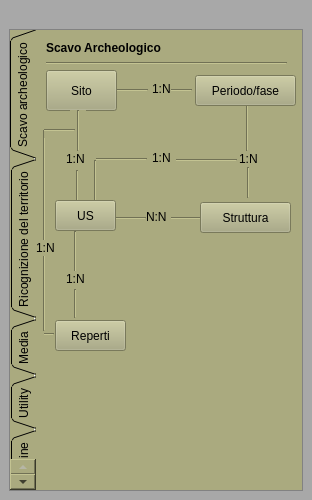
<?xml version="1.0" encoding="UTF-8"?>
<ui version="4.0">
 <class>PyarchinitPlugin</class>
 <widget class="QDockWidget" name="PyarchinitPlugin">
  <property name="geometry">
   <rect>
    <x>0</x>
    <y>0</y>
    <width>312</width>
    <height>500</height>
   </rect>
  </property>
  <property name="windowIcon">
   <iconset resource="resources.qrc">
    <normaloff>:/icons/pai_us.png</normaloff>:/icons/pai_us.png</iconset>
  </property>
  <property name="styleSheet">
   <string notr="true">background-color: qlineargradient(spread:reflect, x1:0, y1:0, x2:1, y2:0, stop:0 rgba(99, 138, 146, 255), stop:1 rgba(255, 255, 255, 255));
background-color: rgb(112, 112, 84);
background-color: rgb(168, 168, 168);</string>
  </property>
  <property name="locale">
   <locale language="English" country="UnitedStates"/>
  </property>
  <property name="windowTitle">
   <string>pyArchInit - Archaeological Data Management</string>
  </property>
  <widget class="QWidget" name="dockWidgetContents">
   <layout class="QGridLayout" name="gridLayout">
    <item row="1" column="0">
     <widget class="QScrollArea" name="scrollArea">
      <property name="verticalScrollBarPolicy">
       <enum>Qt::ScrollBarAlwaysOff</enum>
      </property>
      <property name="horizontalScrollBarPolicy">
       <enum>Qt::ScrollBarAlwaysOff</enum>
      </property>
      <property name="sizeAdjustPolicy">
       <enum>QAbstractScrollArea::AdjustToContents</enum>
      </property>
      <property name="widgetResizable">
       <bool>true</bool>
      </property>
      <widget class="QWidget" name="scrollAreaWidgetContents">
       <property name="geometry">
        <rect>
         <x>0</x>
         <y>0</y>
         <width>286</width>
         <height>571</height>
        </rect>
       </property>
       <layout class="QGridLayout" name="gridLayout_2">
        <property name="leftMargin">
         <number>0</number>
        </property>
        <property name="topMargin">
         <number>0</number>
        </property>
        <property name="rightMargin">
         <number>0</number>
        </property>
        <property name="bottomMargin">
         <number>0</number>
        </property>
        <item row="0" column="0">
         <widget class="QTabWidget" name="tabWidget">
          <property name="font">
           <font>
            <weight>50</weight>
            <bold>false</bold>
           </font>
          </property>
          <property name="mouseTracking">
           <bool>false</bool>
          </property>
          <property name="focusPolicy">
           <enum>Qt::TabFocus</enum>
          </property>
          <property name="autoFillBackground">
           <bool>false</bool>
          </property>
          <property name="styleSheet">
           <string notr="true">background-color: rgb(170, 170, 127);
border-color: rgb(116, 116, 87);
selection-color: rgb(140, 140, 105);</string>
          </property>
          <property name="tabPosition">
           <enum>QTabWidget::West</enum>
          </property>
          <property name="tabShape">
           <enum>QTabWidget::Triangular</enum>
          </property>
          <property name="currentIndex">
           <number>0</number>
          </property>
          <property name="elideMode">
           <enum>Qt::ElideNone</enum>
          </property>
          <property name="documentMode">
           <bool>true</bool>
          </property>
          <property name="tabsClosable">
           <bool>false</bool>
          </property>
          <property name="movable">
           <bool>false</bool>
          </property>
          <widget class="QWidget" name="services">
           <attribute name="title">
            <string>Scavo archeologico</string>
           </attribute>
           <widget class="QPushButton" name="btnStrutturatable">
            <property name="geometry">
             <rect>
              <x>164</x>
              <y>172</y>
              <width>91</width>
              <height>31</height>
             </rect>
            </property>
            <property name="text">
             <string>Struttura</string>
            </property>
            <property name="icon">
             <iconset resource="resources.qrc">
              <normaloff>:/icons/iconStrutt.png</normaloff>:/icons/iconStrutt.png</iconset>
            </property>
            <property name="iconSize">
             <size>
              <width>20</width>
              <height>80</height>
             </size>
            </property>
           </widget>
           <widget class="Line" name="line">
            <property name="geometry">
             <rect>
              <x>69</x>
              <y>180</y>
              <width>41</width>
              <height>16</height>
             </rect>
            </property>
            <property name="orientation">
             <enum>Qt::Horizontal</enum>
            </property>
           </widget>
           <widget class="QLabel" name="label">
            <property name="geometry">
             <rect>
              <x>110</x>
              <y>179</y>
              <width>22</width>
              <height>16</height>
             </rect>
            </property>
            <property name="text">
             <string>N:N</string>
            </property>
           </widget>
           <widget class="Line" name="line_2">
            <property name="geometry">
             <rect>
              <x>135</x>
              <y>178</y>
              <width>31</width>
              <height>20</height>
             </rect>
            </property>
            <property name="orientation">
             <enum>Qt::Horizontal</enum>
            </property>
           </widget>
           <widget class="QLabel" name="label_2">
            <property name="geometry">
             <rect>
              <x>116</x>
              <y>51</y>
              <width>21</width>
              <height>16</height>
             </rect>
            </property>
            <property name="text">
             <string>1:N</string>
            </property>
           </widget>
           <widget class="Line" name="line_3">
            <property name="geometry">
             <rect>
              <x>81</x>
              <y>52</y>
              <width>31</width>
              <height>16</height>
             </rect>
            </property>
            <property name="orientation">
             <enum>Qt::Horizontal</enum>
            </property>
           </widget>
           <widget class="Line" name="line_4">
            <property name="geometry">
             <rect>
              <x>135</x>
              <y>50</y>
              <width>21</width>
              <height>20</height>
             </rect>
            </property>
            <property name="orientation">
             <enum>Qt::Horizontal</enum>
            </property>
           </widget>
           <widget class="QLabel" name="label_3">
            <property name="geometry">
             <rect>
              <x>30</x>
              <y>121</y>
              <width>21</width>
              <height>16</height>
             </rect>
            </property>
            <property name="text">
             <string>1:N</string>
            </property>
           </widget>
           <widget class="Line" name="line_5">
            <property name="geometry">
             <rect>
              <x>34</x>
              <y>80</y>
              <width>16</width>
              <height>41</height>
             </rect>
            </property>
            <property name="orientation">
             <enum>Qt::Vertical</enum>
            </property>
           </widget>
           <widget class="Line" name="line_6">
            <property name="geometry">
             <rect>
              <x>33</x>
              <y>140</y>
              <width>16</width>
              <height>31</height>
             </rect>
            </property>
            <property name="orientation">
             <enum>Qt::Vertical</enum>
            </property>
           </widget>
           <widget class="QLabel" name="label_4">
            <property name="geometry">
             <rect>
              <x>203</x>
              <y>121</y>
              <width>21</width>
              <height>16</height>
             </rect>
            </property>
            <property name="text">
             <string>1:N</string>
            </property>
           </widget>
           <widget class="Line" name="line_7">
            <property name="geometry">
             <rect>
              <x>201</x>
              <y>70</y>
              <width>20</width>
              <height>51</height>
             </rect>
            </property>
            <property name="orientation">
             <enum>Qt::Vertical</enum>
            </property>
           </widget>
           <widget class="QLabel" name="label_5">
            <property name="geometry">
             <rect>
              <x>116</x>
              <y>120</y>
              <width>21</width>
              <height>16</height>
             </rect>
            </property>
            <property name="text">
             <string>1:N</string>
            </property>
           </widget>
           <widget class="Line" name="line_10">
            <property name="geometry">
             <rect>
              <x>49</x>
              <y>130</y>
              <width>20</width>
              <height>41</height>
             </rect>
            </property>
            <property name="orientation">
             <enum>Qt::Vertical</enum>
            </property>
           </widget>
           <widget class="Line" name="line_11">
            <property name="geometry">
             <rect>
              <x>60</x>
              <y>121</y>
              <width>51</width>
              <height>16</height>
             </rect>
            </property>
            <property name="orientation">
             <enum>Qt::Horizontal</enum>
            </property>
           </widget>
           <widget class="Line" name="line_12">
            <property name="geometry">
             <rect>
              <x>140</x>
              <y>120</y>
              <width>61</width>
              <height>20</height>
             </rect>
            </property>
            <property name="orientation">
             <enum>Qt::Horizontal</enum>
            </property>
           </widget>
           <widget class="QPushButton" name="btnUStable">
            <property name="geometry">
             <rect>
              <x>19</x>
              <y>170</y>
              <width>61</width>
              <height>31</height>
             </rect>
            </property>
            <property name="text">
             <string>US</string>
            </property>
            <property name="icon">
             <iconset resource="resources.qrc">
              <normaloff>:/icons/iconPAI.png</normaloff>:/icons/iconPAI.png</iconset>
            </property>
            <property name="iconSize">
             <size>
              <width>25</width>
              <height>25</height>
             </size>
            </property>
           </widget>
           <widget class="Line" name="line_13">
            <property name="geometry">
             <rect>
              <x>31</x>
              <y>201</y>
              <width>16</width>
              <height>41</height>
             </rect>
            </property>
            <property name="orientation">
             <enum>Qt::Vertical</enum>
            </property>
           </widget>
           <widget class="QLabel" name="label_8">
            <property name="geometry">
             <rect>
              <x>30</x>
              <y>241</y>
              <width>21</width>
              <height>16</height>
             </rect>
            </property>
            <property name="text">
             <string>1:N</string>
            </property>
           </widget>
           <widget class="QPushButton" name="btnReptable">
            <property name="geometry">
             <rect>
              <x>19</x>
              <y>290</y>
              <width>71</width>
              <height>31</height>
             </rect>
            </property>
            <property name="styleSheet">
             <string notr="true">background-color: rgb(170, 170, 127);</string>
            </property>
            <property name="text">
             <string>Reperti</string>
            </property>
            <property name="icon">
             <iconset resource="resources.qrc">
              <normaloff>:/icons/finds.png</normaloff>:/icons/finds.png</iconset>
            </property>
            <property name="iconSize">
             <size>
              <width>25</width>
              <height>25</height>
             </size>
            </property>
           </widget>
           <widget class="Line" name="line_14">
            <property name="geometry">
             <rect>
              <x>38</x>
              <y>259</y>
              <width>3</width>
              <height>29</height>
             </rect>
            </property>
            <property name="orientation">
             <enum>Qt::Vertical</enum>
            </property>
           </widget>
           <widget class="Line" name="line_15">
            <property name="geometry">
             <rect>
              <x>0</x>
              <y>100</y>
              <width>16</width>
              <height>201</height>
             </rect>
            </property>
            <property name="orientation">
             <enum>Qt::Vertical</enum>
            </property>
           </widget>
           <widget class="Line" name="line_16">
            <property name="geometry">
             <rect>
              <x>8</x>
              <y>92</y>
              <width>31</width>
              <height>16</height>
             </rect>
            </property>
            <property name="orientation">
             <enum>Qt::Horizontal</enum>
            </property>
           </widget>
           <widget class="QLabel" name="label_11">
            <property name="geometry">
             <rect>
              <x>10</x>
              <y>10</y>
              <width>241</width>
              <height>16</height>
             </rect>
            </property>
            <property name="font">
             <font>
              <weight>75</weight>
              <bold>true</bold>
             </font>
            </property>
            <property name="text">
             <string>Scavo Archeologico</string>
            </property>
           </widget>
           <widget class="Line" name="line_25">
            <property name="geometry">
             <rect>
              <x>10</x>
              <y>26</y>
              <width>241</width>
              <height>14</height>
             </rect>
            </property>
            <property name="orientation">
             <enum>Qt::Horizontal</enum>
            </property>
           </widget>
           <widget class="QPushButton" name="btnSitotable">
            <property name="geometry">
             <rect>
              <x>10</x>
              <y>40</y>
              <width>71</width>
              <height>41</height>
             </rect>
            </property>
            <property name="sizePolicy">
             <sizepolicy hsizetype="Minimum" vsizetype="Preferred">
              <horstretch>0</horstretch>
              <verstretch>0</verstretch>
             </sizepolicy>
            </property>
            <property name="minimumSize">
             <size>
              <width>0</width>
              <height>0</height>
             </size>
            </property>
            <property name="maximumSize">
             <size>
              <width>16777215</width>
              <height>80</height>
             </size>
            </property>
            <property name="baseSize">
             <size>
              <width>0</width>
              <height>0</height>
             </size>
            </property>
            <property name="text">
             <string>Sito</string>
            </property>
            <property name="icon">
             <iconset resource="resources.qrc">
              <normaloff>:/icons/iconSite.png</normaloff>:/icons/iconSite.png</iconset>
            </property>
            <property name="iconSize">
             <size>
              <width>20</width>
              <height>100</height>
             </size>
            </property>
           </widget>
           <widget class="QPushButton" name="btnPeriodotable">
            <property name="geometry">
             <rect>
              <x>159</x>
              <y>45</y>
              <width>101</width>
              <height>31</height>
             </rect>
            </property>
            <property name="styleSheet">
             <string notr="true"/>
            </property>
            <property name="text">
             <string>Periodo/fase</string>
            </property>
            <property name="icon">
             <iconset resource="resources.qrc">
              <normaloff>:/icons/iconPER.png</normaloff>:/icons/iconPER.png</iconset>
            </property>
            <property name="iconSize">
             <size>
              <width>20</width>
              <height>20</height>
             </size>
            </property>
           </widget>
           <widget class="Line" name="line_28">
            <property name="geometry">
             <rect>
              <x>204</x>
              <y>137</y>
              <width>16</width>
              <height>31</height>
             </rect>
            </property>
            <property name="orientation">
             <enum>Qt::Vertical</enum>
            </property>
           </widget>
           <widget class="Line" name="line_8">
            <property name="geometry">
             <rect>
              <x>8</x>
              <y>296</y>
              <width>10</width>
              <height>16</height>
             </rect>
            </property>
            <property name="orientation">
             <enum>Qt::Horizontal</enum>
            </property>
           </widget>
           <widget class="QLabel" name="label_14">
            <property name="geometry">
             <rect>
              <x>0</x>
              <y>210</y>
              <width>21</width>
              <height>16</height>
             </rect>
            </property>
            <property name="text">
             <string>1:N</string>
            </property>
           </widget>
           <zorder>line_8</zorder>
           <zorder>line_2</zorder>
           <zorder>btnSitotable</zorder>
           <zorder>line_11</zorder>
           <zorder>line_7</zorder>
           <zorder>line</zorder>
           <zorder>label</zorder>
           <zorder>label_2</zorder>
           <zorder>line_3</zorder>
           <zorder>line_4</zorder>
           <zorder>label_3</zorder>
           <zorder>line_5</zorder>
           <zorder>line_6</zorder>
           <zorder>label_4</zorder>
           <zorder>label_5</zorder>
           <zorder>line_10</zorder>
           <zorder>line_12</zorder>
           <zorder>line_13</zorder>
           <zorder>label_8</zorder>
           <zorder>line_14</zorder>
           <zorder>line_15</zorder>
           <zorder>line_16</zorder>
           <zorder>line_25</zorder>
           <zorder>btnPeriodotable</zorder>
           <zorder>line_28</zorder>
           <zorder>btnStrutturatable</zorder>
           <zorder>btnUStable</zorder>
           <zorder>btnReptable</zorder>
           <zorder>label_14</zorder>
           <zorder>label_11</zorder>
          </widget>
          <widget class="QWidget" name="tab">
           <attribute name="title">
            <string>Ricognizione del territorio</string>
           </attribute>
           <widget class="Line" name="line_18">
            <property name="geometry">
             <rect>
              <x>111</x>
              <y>90</y>
              <width>16</width>
              <height>41</height>
             </rect>
            </property>
            <property name="orientation">
             <enum>Qt::Vertical</enum>
            </property>
           </widget>
           <widget class="QLabel" name="label_9">
            <property name="geometry">
             <rect>
              <x>110</x>
              <y>131</y>
              <width>21</width>
              <height>16</height>
             </rect>
            </property>
            <property name="text">
             <string>1:N</string>
            </property>
           </widget>
           <widget class="Line" name="line_19">
            <property name="geometry">
             <rect>
              <x>107</x>
              <y>270</y>
              <width>16</width>
              <height>31</height>
             </rect>
            </property>
            <property name="orientation">
             <enum>Qt::Vertical</enum>
            </property>
           </widget>
           <widget class="Line" name="line_20">
            <property name="geometry">
             <rect>
              <x>108</x>
              <y>210</y>
              <width>16</width>
              <height>41</height>
             </rect>
            </property>
            <property name="orientation">
             <enum>Qt::Vertical</enum>
            </property>
           </widget>
           <widget class="QPushButton" name="btnReptable_2">
            <property name="geometry">
             <rect>
              <x>96</x>
              <y>300</y>
              <width>71</width>
              <height>31</height>
             </rect>
            </property>
            <property name="styleSheet">
             <string notr="true">background-color: rgb(170, 170, 127);</string>
            </property>
            <property name="text">
             <string>Reperti</string>
            </property>
            <property name="icon">
             <iconset resource="resources.qrc">
              <normaloff>:/icons/finds.png</normaloff>:/icons/finds.png</iconset>
            </property>
            <property name="iconSize">
             <size>
              <width>25</width>
              <height>25</height>
             </size>
            </property>
           </widget>
           <widget class="Line" name="line_21">
            <property name="geometry">
             <rect>
              <x>77</x>
              <y>110</y>
              <width>16</width>
              <height>201</height>
             </rect>
            </property>
            <property name="orientation">
             <enum>Qt::Vertical</enum>
            </property>
           </widget>
           <widget class="QPushButton" name="btnUTtable">
            <property name="geometry">
             <rect>
              <x>90</x>
              <y>180</y>
              <width>61</width>
              <height>31</height>
             </rect>
            </property>
            <property name="text">
             <string>UT</string>
            </property>
            <property name="icon">
             <iconset resource="resources.qrc">
              <normaloff>:/icons/iconUT.png</normaloff>:/icons/iconUT.png</iconset>
            </property>
            <property name="iconSize">
             <size>
              <width>25</width>
              <height>25</height>
             </size>
            </property>
           </widget>
           <widget class="QLabel" name="label_10">
            <property name="geometry">
             <rect>
              <x>107</x>
              <y>251</y>
              <width>21</width>
              <height>16</height>
             </rect>
            </property>
            <property name="text">
             <string>1:N</string>
            </property>
           </widget>
           <widget class="QPushButton" name="btnSitotable_2">
            <property name="geometry">
             <rect>
              <x>87</x>
              <y>50</y>
              <width>71</width>
              <height>41</height>
             </rect>
            </property>
            <property name="sizePolicy">
             <sizepolicy hsizetype="Minimum" vsizetype="Preferred">
              <horstretch>0</horstretch>
              <verstretch>0</verstretch>
             </sizepolicy>
            </property>
            <property name="minimumSize">
             <size>
              <width>0</width>
              <height>0</height>
             </size>
            </property>
            <property name="maximumSize">
             <size>
              <width>16777215</width>
              <height>80</height>
             </size>
            </property>
            <property name="baseSize">
             <size>
              <width>0</width>
              <height>0</height>
             </size>
            </property>
            <property name="text">
             <string>Sito</string>
            </property>
            <property name="icon">
             <iconset resource="resources.qrc">
              <normaloff>:/icons/iconSite.png</normaloff>:/icons/iconSite.png</iconset>
            </property>
            <property name="iconSize">
             <size>
              <width>20</width>
              <height>100</height>
             </size>
            </property>
           </widget>
           <widget class="Line" name="line_22">
            <property name="geometry">
             <rect>
              <x>85</x>
              <y>102</y>
              <width>31</width>
              <height>16</height>
             </rect>
            </property>
            <property name="orientation">
             <enum>Qt::Horizontal</enum>
            </property>
           </widget>
           <widget class="Line" name="line_23">
            <property name="geometry">
             <rect>
              <x>110</x>
              <y>150</y>
              <width>16</width>
              <height>31</height>
             </rect>
            </property>
            <property name="orientation">
             <enum>Qt::Vertical</enum>
            </property>
           </widget>
           <widget class="Line" name="line_24">
            <property name="geometry">
             <rect>
              <x>85</x>
              <y>304</y>
              <width>11</width>
              <height>16</height>
             </rect>
            </property>
            <property name="orientation">
             <enum>Qt::Horizontal</enum>
            </property>
           </widget>
           <widget class="QLabel" name="label_12">
            <property name="geometry">
             <rect>
              <x>9</x>
              <y>10</y>
              <width>241</width>
              <height>16</height>
             </rect>
            </property>
            <property name="font">
             <font>
              <weight>75</weight>
              <bold>true</bold>
             </font>
            </property>
            <property name="text">
             <string>Ricognizione del territorio</string>
            </property>
           </widget>
           <widget class="Line" name="line_26">
            <property name="geometry">
             <rect>
              <x>9</x>
              <y>26</y>
              <width>241</width>
              <height>16</height>
             </rect>
            </property>
            <property name="orientation">
             <enum>Qt::Horizontal</enum>
            </property>
           </widget>
           <zorder>line_26</zorder>
           <zorder>line_18</zorder>
           <zorder>line_24</zorder>
           <zorder>label_9</zorder>
           <zorder>line_19</zorder>
           <zorder>line_20</zorder>
           <zorder>btnReptable_2</zorder>
           <zorder>line_21</zorder>
           <zorder>btnUTtable</zorder>
           <zorder>label_10</zorder>
           <zorder>btnSitotable_2</zorder>
           <zorder>line_22</zorder>
           <zorder>line_23</zorder>
           <zorder>label_12</zorder>
          </widget>
          <widget class="QWidget" name="tab_2">
           <attribute name="title">
            <string>Media</string>
           </attribute>
           <widget class="Line" name="line_9">
            <property name="geometry">
             <rect>
              <x>200</x>
              <y>82</y>
              <width>16</width>
              <height>41</height>
             </rect>
            </property>
            <property name="orientation">
             <enum>Qt::Vertical</enum>
            </property>
           </widget>
           <widget class="QPushButton" name="btnUStable_2">
            <property name="geometry">
             <rect>
              <x>180</x>
              <y>50</y>
              <width>61</width>
              <height>31</height>
             </rect>
            </property>
            <property name="text">
             <string>US</string>
            </property>
            <property name="icon">
             <iconset resource="resources.qrc">
              <normaloff>:/icons/iconPAI.png</normaloff>:/icons/iconPAI.png</iconset>
            </property>
            <property name="iconSize">
             <size>
              <width>25</width>
              <height>25</height>
             </size>
            </property>
           </widget>
           <widget class="Line" name="line_30">
            <property name="geometry">
             <rect>
              <x>125</x>
              <y>136</y>
              <width>16</width>
              <height>41</height>
             </rect>
            </property>
            <property name="orientation">
             <enum>Qt::Vertical</enum>
            </property>
           </widget>
           <widget class="QLabel" name="label_17">
            <property name="geometry">
             <rect>
              <x>124</x>
              <y>119</y>
              <width>21</width>
              <height>16</height>
             </rect>
            </property>
            <property name="text">
             <string>N:N</string>
            </property>
           </widget>
           <widget class="QPushButton" name="btnReptable_3">
            <property name="geometry">
             <rect>
              <x>20</x>
              <y>50</y>
              <width>71</width>
              <height>31</height>
             </rect>
            </property>
            <property name="styleSheet">
             <string notr="true">background-color: rgb(170, 170, 127);</string>
            </property>
            <property name="text">
             <string>Reperti</string>
            </property>
            <property name="icon">
             <iconset resource="resources.qrc">
              <normaloff>:/icons/finds.png</normaloff>:/icons/finds.png</iconset>
            </property>
            <property name="iconSize">
             <size>
              <width>25</width>
              <height>25</height>
             </size>
            </property>
           </widget>
           <widget class="Line" name="line_31">
            <property name="geometry">
             <rect>
              <x>147</x>
              <y>116</y>
              <width>61</width>
              <height>20</height>
             </rect>
            </property>
            <property name="orientation">
             <enum>Qt::Horizontal</enum>
            </property>
           </widget>
           <widget class="Line" name="line_32">
            <property name="geometry">
             <rect>
              <x>50</x>
              <y>82</y>
              <width>16</width>
              <height>41</height>
             </rect>
            </property>
            <property name="orientation">
             <enum>Qt::Vertical</enum>
            </property>
           </widget>
           <widget class="Line" name="line_33">
            <property name="geometry">
             <rect>
              <x>58</x>
              <y>118</y>
              <width>61</width>
              <height>16</height>
             </rect>
            </property>
            <property name="orientation">
             <enum>Qt::Horizontal</enum>
            </property>
           </widget>
           <widget class="QPushButton" name="btnMedtable">
            <property name="geometry">
             <rect>
              <x>93</x>
              <y>180</y>
              <width>81</width>
              <height>31</height>
             </rect>
            </property>
            <property name="styleSheet">
             <string notr="true">background-color: rgb(170, 170, 127);</string>
            </property>
            <property name="text">
             <string>Media</string>
            </property>
            <property name="icon">
             <iconset resource="resources.qrc">
              <normaloff>:/icons/photo.png</normaloff>:/icons/photo.png</iconset>
            </property>
            <property name="iconSize">
             <size>
              <width>25</width>
              <height>25</height>
             </size>
            </property>
           </widget>
           <widget class="QPushButton" name="btnExptable">
            <property name="geometry">
             <rect>
              <x>68</x>
              <y>259</y>
              <width>131</width>
              <height>31</height>
             </rect>
            </property>
            <property name="styleSheet">
             <string notr="true">background-color: rgb(170, 170, 127);</string>
            </property>
            <property name="text">
             <string>Esportazione Media</string>
            </property>
            <property name="icon">
             <iconset resource="resources.qrc">
              <normaloff>:/icons/directoryExp.png</normaloff>:/icons/directoryExp.png</iconset>
            </property>
            <property name="iconSize">
             <size>
              <width>25</width>
              <height>25</height>
             </size>
            </property>
           </widget>
           <widget class="Line" name="line_34">
            <property name="geometry">
             <rect>
              <x>125</x>
              <y>214</y>
              <width>16</width>
              <height>41</height>
             </rect>
            </property>
            <property name="orientation">
             <enum>Qt::Vertical</enum>
            </property>
           </widget>
           <zorder>btnUStable_2</zorder>
           <zorder>line_30</zorder>
           <zorder>label_17</zorder>
           <zorder>btnReptable_3</zorder>
           <zorder>line_31</zorder>
           <zorder>line_9</zorder>
           <zorder>line_32</zorder>
           <zorder>line_33</zorder>
           <zorder>btnMedtable</zorder>
           <zorder>btnExptable</zorder>
           <zorder>line_34</zorder>
          </widget>
          <widget class="QWidget" name="tab_3">
           <attribute name="title">
            <string>Utility</string>
           </attribute>
           <widget class="QPushButton" name="btnPDFmen">
            <property name="geometry">
             <rect>
              <x>90</x>
              <y>10</y>
              <width>81</width>
              <height>31</height>
             </rect>
            </property>
            <property name="styleSheet">
             <string notr="true">background-color: rgb(170, 170, 127);</string>
            </property>
            <property name="text">
             <string>PDF EXP</string>
            </property>
            <property name="icon">
             <iconset resource="resources.qrc">
              <normaloff>:/icons/pdf-icon.png</normaloff>:/icons/pdf-icon.png</iconset>
            </property>
            <property name="iconSize">
             <size>
              <width>25</width>
              <height>25</height>
             </size>
            </property>
           </widget>
          </widget>
          <widget class="QWidget" name="account">
           <attribute name="title">
            <string>Supporto online</string>
           </attribute>
           <widget class="QLabel" name="label_7">
            <property name="geometry">
             <rect>
              <x>20</x>
              <y>70</y>
              <width>221</width>
              <height>311</height>
             </rect>
            </property>
            <property name="text">
             <string>&lt;!DOCTYPE HTML PUBLIC &quot;-//W3C//DTD HTML 4.0//EN&quot; &quot;http://www.w3.org/TR/REC-html40/strict.dtd&quot;&gt;
&lt;html&gt;&lt;head&gt;&lt;meta name=&quot;qrichtext&quot; content=&quot;1&quot; /&gt;&lt;style type=&quot;text/css&quot;&gt;
p, li { white-space: pre-wrap; }
&lt;/style&gt;&lt;/head&gt;&lt;body style=&quot; font-family:'MS Shell Dlg 2'; font-size:8.25pt; font-weight:400; font-style:normal;&quot;&gt;
&lt;p style=&quot; margin-top:0px; margin-bottom:0px; margin-left:0px; margin-right:0px; -qt-block-indent:0; text-indent:0px;&quot;&gt;&lt;span style=&quot; font-family:'Sans Serif'; font-size:11pt; font-weight:600; color:#aa0000;&quot;&gt;pyArchInit Support&lt;/span&gt;&lt;/p&gt;
&lt;p style=&quot;-qt-paragraph-type:empty; margin-top:0px; margin-bottom:0px; margin-left:0px; margin-right:0px; -qt-block-indent:0; text-indent:0px; font-family:'Sans Serif'; font-size:9pt;&quot;&gt;&lt;/p&gt;
&lt;p style=&quot; margin-top:0px; margin-bottom:0px; margin-left:0px; margin-right:0px; -qt-block-indent:0; text-indent:0px;&quot;&gt;&lt;span style=&quot; font-family:'Sans Serif'; font-size:9pt;&quot;&gt;&lt;br /&gt;&lt;/span&gt;&lt;/p&gt;
&lt;p style=&quot; margin-top:0px; margin-bottom:0px; margin-left:0px; margin-right:0px; -qt-block-indent:0; text-indent:0px;&quot;&gt;&lt;span style=&quot; font-family:'Sans Serif'; font-size:9pt;&quot;&gt;Sito ufficiale&lt;/span&gt;&lt;/p&gt;
&lt;p style=&quot; margin-top:0px; margin-bottom:0px; margin-left:0px; margin-right:0px; -qt-block-indent:0; text-indent:0px;&quot;&gt;&lt;a href=&quot;https://sites.google.com/site/pyarchinit/&quot;&gt;&lt;span style=&quot; font-size:8pt; text-decoration: underline; color:#0000ff;&quot;&gt;https://sites.google.com/site/pyarchinit/&lt;/span&gt;&lt;/a&gt;&lt;/p&gt;
&lt;p style=&quot;-qt-paragraph-type:empty; margin-top:0px; margin-bottom:0px; margin-left:0px; margin-right:0px; -qt-block-indent:0; text-indent:0px; font-size:8pt; text-decoration: underline; color:#0000ff;&quot;&gt;&lt;/p&gt;
&lt;p style=&quot; margin-top:0px; margin-bottom:0px; margin-left:0px; margin-right:0px; -qt-block-indent:0; text-indent:0px;&quot;&gt;&lt;span style=&quot; font-size:8pt; text-decoration: underline; color:#0000ff;&quot;&gt;&lt;br /&gt;&lt;/span&gt;&lt;/p&gt;
&lt;p style=&quot; margin-top:0px; margin-bottom:0px; margin-left:0px; margin-right:0px; -qt-block-indent:0; text-indent:0px;&quot;&gt;&lt;span style=&quot; font-family:'Sans Serif'; font-size:9pt;&quot;&gt;Blog&lt;/span&gt;&lt;/p&gt;
&lt;p style=&quot; margin-top:0px; margin-bottom:0px; margin-left:0px; margin-right:0px; -qt-block-indent:0; text-indent:0px;&quot;&gt;&lt;a href=&quot;http://pyarchinit.blogspot.it/&quot;&gt;&lt;span style=&quot; font-size:8pt; text-decoration: underline; color:#0000ff;&quot;&gt;http://pyarchinit.blogspot.it/&lt;/span&gt;&lt;/a&gt;&lt;/p&gt;
&lt;p style=&quot;-qt-paragraph-type:empty; margin-top:0px; margin-bottom:0px; margin-left:0px; margin-right:0px; -qt-block-indent:0; text-indent:0px; font-size:8pt; text-decoration: underline; color:#0000ff;&quot;&gt;&lt;/p&gt;
&lt;p style=&quot; margin-top:0px; margin-bottom:0px; margin-left:0px; margin-right:0px; -qt-block-indent:0; text-indent:0px;&quot;&gt;&lt;span style=&quot; font-size:8pt; text-decoration: underline; color:#0000ff;&quot;&gt;&lt;br /&gt;&lt;/span&gt;&lt;/p&gt;
&lt;p style=&quot; margin-top:0px; margin-bottom:0px; margin-left:0px; margin-right:0px; -qt-block-indent:0; text-indent:0px;&quot;&gt;&lt;span style=&quot; font-family:'Sans Serif'; font-size:9pt;&quot;&gt;Github repository&lt;/span&gt;&lt;/p&gt;
&lt;p style=&quot; margin-top:0px; margin-bottom:0px; margin-left:0px; margin-right:0px; -qt-block-indent:0; text-indent:0px;&quot;&gt;&lt;a href=&quot;https://github.com/pyarchinit/&quot;&gt;&lt;span style=&quot; font-size:8pt; text-decoration: underline; color:#0000ff;&quot;&gt;https://github.com/pyarchinit/&lt;/span&gt;&lt;/a&gt;&lt;/p&gt;
&lt;p style=&quot;-qt-paragraph-type:empty; margin-top:0px; margin-bottom:0px; margin-left:0px; margin-right:0px; -qt-block-indent:0; text-indent:0px; font-size:8pt; text-decoration: underline; color:#0000ff;&quot;&gt;&lt;/p&gt;
&lt;p style=&quot;-qt-paragraph-type:empty; margin-top:0px; margin-bottom:0px; margin-left:0px; margin-right:0px; -qt-block-indent:0; text-indent:0px; font-size:8pt; text-decoration: underline; color:#0000ff;&quot;&gt;&lt;/p&gt;
&lt;p style=&quot; margin-top:0px; margin-bottom:0px; margin-left:0px; margin-right:0px; -qt-block-indent:0; text-indent:0px;&quot;&gt;&lt;span style=&quot; font-family:'Sans Serif'; font-size:9pt;&quot;&gt;Online mailing list&lt;/span&gt;&lt;/p&gt;
&lt;p style=&quot; margin-top:0px; margin-bottom:0px; margin-left:0px; margin-right:0px; -qt-block-indent:0; text-indent:0px;&quot;&gt;&lt;a href=&quot;pyarchinit-users@googlegroups.com&quot;&gt;&lt;span style=&quot; text-decoration: underline; color:#0000ff;&quot;&gt;pyarchinit-users@googlegroups.com&lt;/span&gt;&lt;/a&gt;&lt;/p&gt;&lt;/body&gt;&lt;/html&gt;</string>
            </property>
            <property name="alignment">
             <set>Qt::AlignCenter</set>
            </property>
            <property name="openExternalLinks">
             <bool>true</bool>
            </property>
           </widget>
           <widget class="QLabel" name="label_13">
            <property name="geometry">
             <rect>
              <x>10</x>
              <y>11</y>
              <width>151</width>
              <height>16</height>
             </rect>
            </property>
            <property name="font">
             <font>
              <weight>75</weight>
              <bold>true</bold>
             </font>
            </property>
            <property name="text">
             <string>Supporto online</string>
            </property>
           </widget>
           <widget class="Line" name="line_27">
            <property name="geometry">
             <rect>
              <x>10</x>
              <y>26</y>
              <width>241</width>
              <height>16</height>
             </rect>
            </property>
            <property name="orientation">
             <enum>Qt::Horizontal</enum>
            </property>
           </widget>
           <zorder>line_27</zorder>
           <zorder>label_7</zorder>
           <zorder>label_13</zorder>
          </widget>
         </widget>
        </item>
       </layout>
      </widget>
     </widget>
    </item>
    <item row="0" column="0">
     <widget class="QLabel" name="label_6">
      <property name="text">
       <string/>
      </property>
      <property name="pixmap">
       <pixmap resource="resources.qrc">:/icons/sfondo.png</pixmap>
      </property>
     </widget>
    </item>
   </layout>
  </widget>
 </widget>
 <resources>
  <include location="resources.qrc"/>
 </resources>
 <connections/>
</ui>
